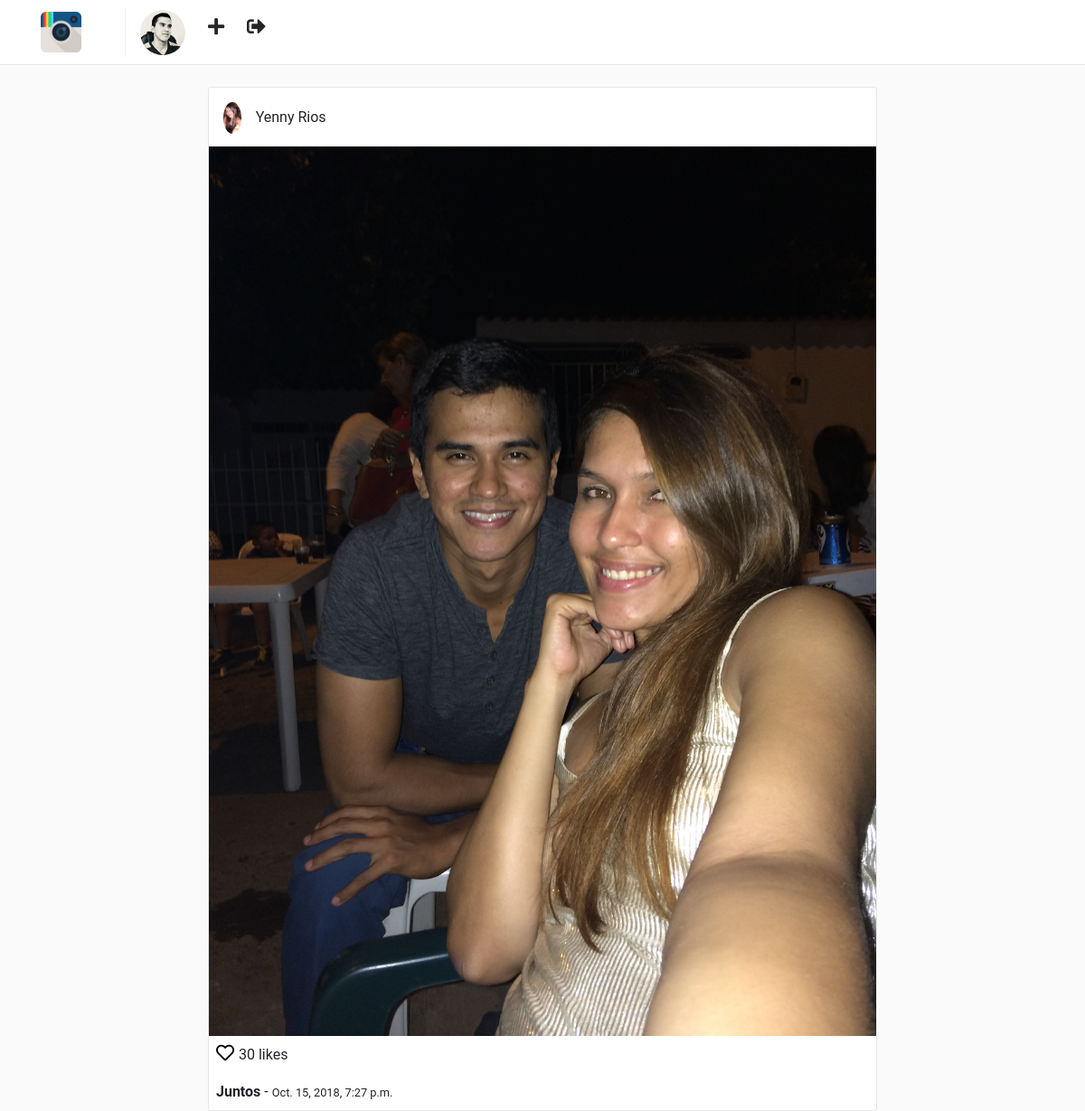
The app's page /posts/4/ (signed in) with its own data.
### users/models.py (models this page shows, shortened)
class Profile(models.Model):
	user = models.OneToOneField(User, on_delete=models.CASCADE)
	website = models.URLField(max_length=200, blank=True)
	biography = models.TextField(blank=True)
	phone_number = models.CharField(max_length=20, blank=True)
	picture = models.ImageField(upload_to='users/pictures', blank=True, null=True)
	created = models.DateTimeField(auto_now_add=True)
	modified = models.DateTimeField(auto_now=True)

### posts/models.py (models this page shows, shortened)
class Post(models.Model):
	user = models.ForeignKey(User, on_delete=models.CASCADE)
	profile = models.ForeignKey('users.Profile', on_delete=models.CASCADE)
	title = models.CharField(max_length=255)
	photo = models.ImageField(upload_to='posts/photos')
	created = models.DateTimeField(auto_now_add=True)
	modified = models.DateTimeField(auto_now=True)

### posts/views.py (the view)
class PostDetailView(LoginRequiredMixin, DetailView):
	template_name = 'posts/detail.html'
	queryset = Post.objects.all()
	context_object_name = 'post'

### templates/posts/detail.html (shortened to what this page needs)
{% extends 'base.html' %}
{% block container %}
    <div class="container">
        <div class="row">
            {% include 'posts/post_card.html' %}
        </div>
    </div>
{% endblock %}

### templates/nav.html
{% load static %}
<nav class="navbar navbar-expand-lg fixed-top" id="main-navbar">
	<div class="container">
		<a class="navbar-brand pr-5" style="border-right: 1px solid #efefef;" href="{% url 'posts:feed' %}">
			<img src="{% static "img/instagram.png" %}" height="45" class="d-inline-block align-top"/>
		</a>
		<div class="collapse navbar-collapse">
			<ul class="navbar-nav mr-auto">
				<li class="nav-item">
					<a href="{% url 'users:detail' request.user.username %}">
						{% if request.user.profile.picture %}
							<img src="{{ request.user.profile.picture.url }}" class="rounded-circle" height="50" />
						{% else %}
							<img src="{% static 'img/default-profile.png' %}" class="rounded-circle" height="50" />
						{% endif %}
					</a>
				</li>
				<li class="nav-item nav-icon">
					<a href="{% url 'posts:create' %}">
						<i class="fas fa-plus"></i>
					</a>
				</li>
				<li class="nav-item nav-icon">
					<a href="{% url 'users:logout' %}">
						<i class="fas fa-sign-out-alt"></i>
					</a>
				</li>
			</ul>
		</div>
	</div>
</nav>

### templates/posts/post_card.html
<div class="col-sm-12 col-md-8 offset-md-2 mt-5 p-0 post-container">
    <div class="media pt-3 pl-3 pb-1">
        <a href="{% url "users:detail" post.user.username %}">
            <img class="mr-3 rounded-circle" height="35" src="{{ post.profile.picture.url }}" alt="{{ post.user.get_full_name }}">
        </a>
        <div class="media-body">
            <p style="margin-top: 5px;">{{ post.user.get_full_name  }}</p>
        </div>
    </div>
    <img style="width: 100%;" src="{{ post.photo.url }}" alt="{{ post.title }}">
    <p class="mt-1 ml-2" >
        <a href="" style="color: #000; font-size: 20px;">
            <i class="far fa-heart"></i>
        </a> 30 likes
    </p>
    <p class="ml-2 mt-0 mb-2">
        <b>{{ post.title }}</b> - <small>{{ post.created }}</small>
    </p>
</div>

### static/css/main.css (style rules this page uses)
html, body { background: #fafafa; height: 100%; width: 100%; font-family: 'Roboto', sans-serif; }
#main-navbar { background: #fff; border-bottom: 1px solid rgba(0,0,0,.0975); }
.post-container { background: #fff; border: 1px solid #e6e6e6; border-radius: 3px; }
.nav-icon a { color: #262626; font-size: 1.3em; display: block; margin-top: .2em; margin-left: 1.2em; font-weight: 100; }

### records on screen
Post: profile.picture (picture), user.get_full_name "Yenny Rios", photo (picture), title "Juntos", created "Oct. 15, 2018, 7:27 p.m."
